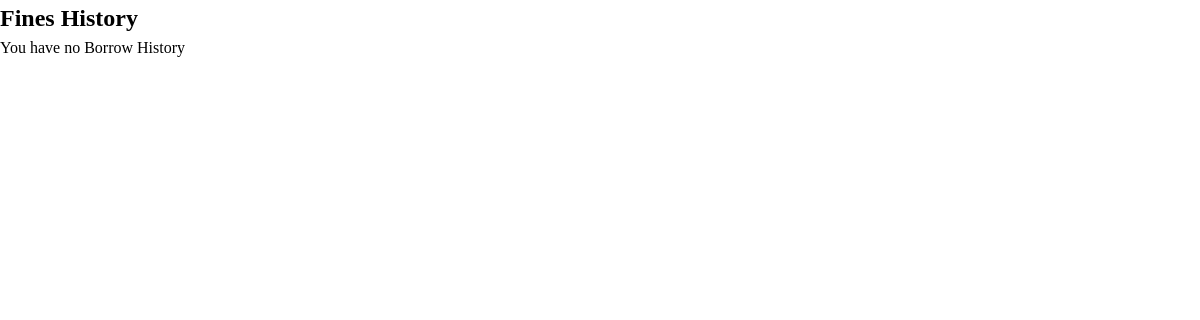
Before: /member/fineHistory/ (signed in) with the older database file.
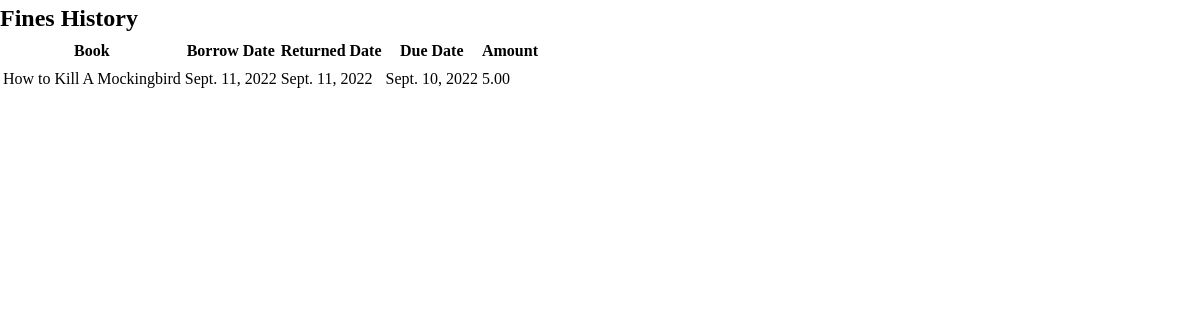
After: the same page with the newer database file.
### models/models.py (models this page shows, shortened)
class FinesHistory(models.Model):
    borrowInstance = models.OneToOneField(BorrowHistory, on_delete=models.CASCADE)
    dueDate = models.DateField()
    amount = models.DecimalField(decimal_places=2, max_digits=6)

class BorrowHistory(models.Model):
    copy = models.ForeignKey(Copy, on_delete=models.SET('Deleted Copy'))
    borrower = models.ForeignKey(Member, on_delete=models.SET('Deleted User'))
    borrowDate = models.DateField()
    returnDate = models.DateField()

class Copy(models.Model):
    book = models.ForeignKey(Book, on_delete=models.CASCADE, null=False)
    price = models.DecimalField(max_digits=8, decimal_places=2, null=False)
    isIssued = models.BooleanField(default=False)
    issueDate = models.DateField(null=True)
    returnDate = models.DateField(null=True)
    issuedTo = models.ForeignKey(Member, on_delete=models.PROTECT, null=True)

class Book(models.Model):
    title = models.CharField(max_length=520)
    authors = models.ManyToManyField(Author)
    genre = models.ManyToManyField(Genre)

### member/views.py (the view)
# urls.py: path('fineHistory/', ViewFinesHistory.as_view(), name='memFineHistory'),
class ViewFinesHistory(LoginRequiredMixin, View):
    def get(self, request):
        user = request.user
        member = Member.objects.get(userObj=user)
        borrowList = BorrowHistory.objects.filter(borrower=member)
        fineList = []
        for borrow in borrowList:
            if FinesHistory.objects.filter(borrowInstance=borrow).exists():
                fines = FinesHistory.objects.filter(borrowInstance=borrow)
                for fine in fines:
                    fineList.append(fine)
        print(fineList, '\n')
        context = {}
        context['fineList'] = fineList
        return render(request, 'member/fineHistory.html', context)

### templates/member/fineHistory.html (shortened to what this page needs)
{%extends '../base.html'%}
{%block content%}
    <h2>Fines History</h2>
    {%if fineList%}
        <table>
            <tr>
                <th>Book</th>
                <th>Borrow Date</th>
                <th>Returned Date</th>
                <th>Due Date</th>
                <th>Amount</th>
            </tr>
        {%for fine in fineList%}
            <tr>
                <td>{{fine.borrowInstance.copy.book.title}}</td>
                <td>{{fine.borrowInstance.borrowDate}}</td>
                <td>{{fine.borrowInstance.returnDate}}</td>
                <td>{{fine.dueDate}}</td>
                <td>{{fine.amount}}</td>
            </tr>
        {%endfor%}
        </table>
    {%else%}
        <p>You have no Borrow History</p>
    {%endif%}
{%endblock%}

Changed rows visible on the page:
added FinesHistory: borrowInstance.copy.book "How to Kill A Mockingbird", borrowInstance.borrowDate "Sept. 11, 2022", borrowInstance.returnDate "Sept. 11, 2022", dueDate "Sept. 10, 2022", amount "5.00"
Other visible differences:
text no longer shown: "You have no Borrow History"
text now shown: "Book Borrow Date Returned Date Due Date Amount"
